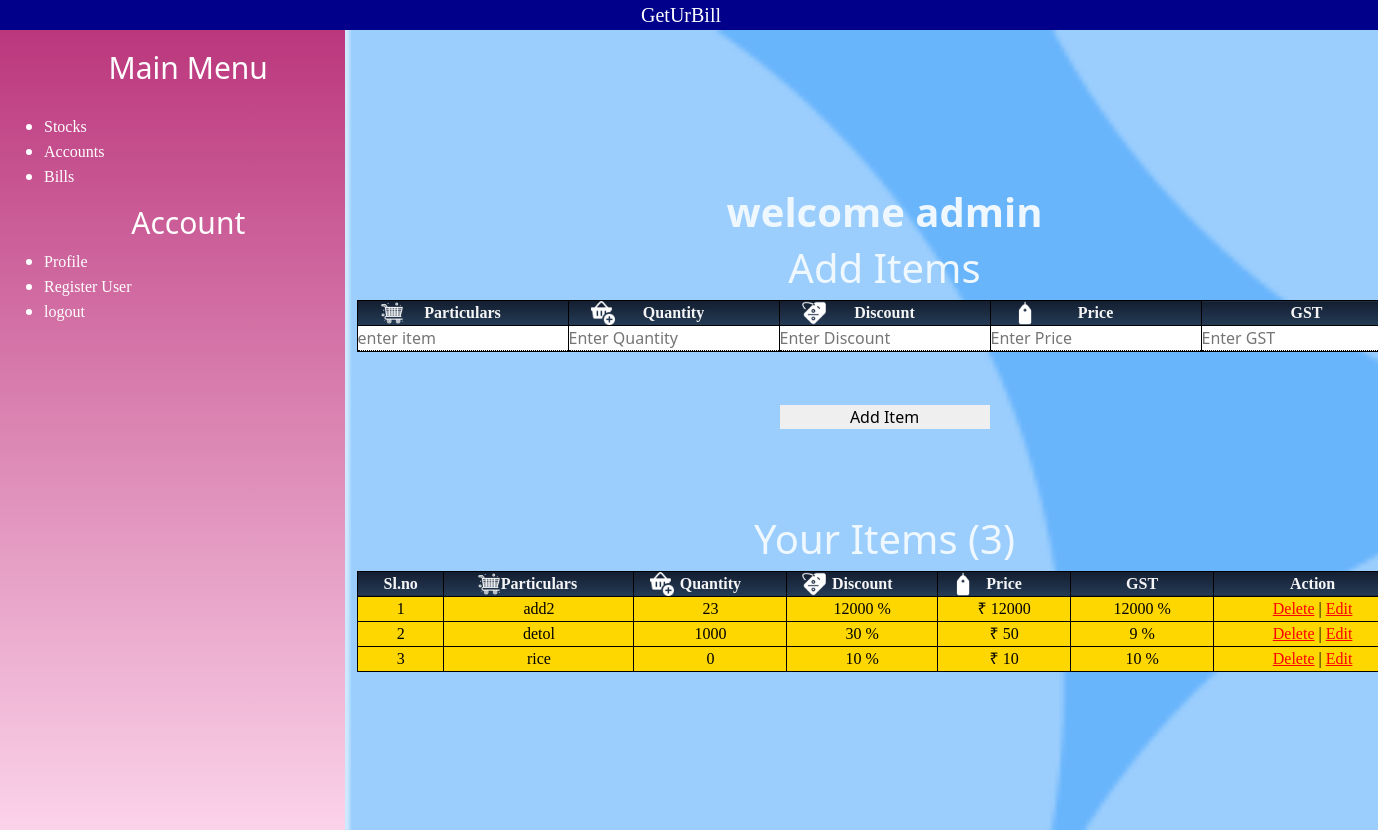
/dashboard/ (signed in), run on an earlier commit of the app's database.
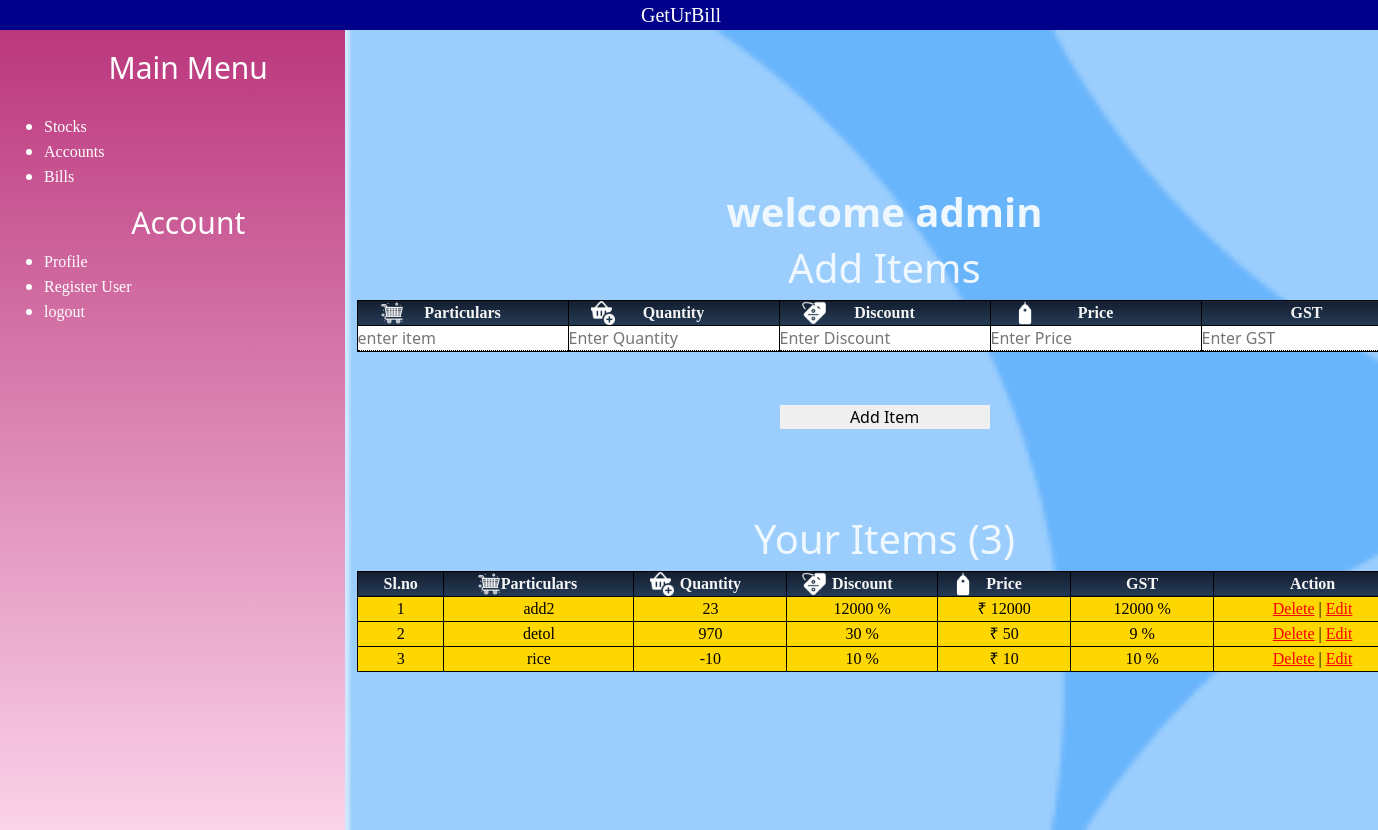
And on a later commit of the database.
### GetUrBill/models.py (models this page shows, shortened)
class Items(models.Model):
    item_id=models.BigAutoField(primary_key=True)
    user=models.ForeignKey(Accounts,on_delete=CASCADE)
    item_name=models.CharField(max_length=100)
    quantity=models.IntegerField(default=0)
    selling_price=models.IntegerField(default=0)
    GST=models.IntegerField(default=9)
    discount=models.IntegerField(default=0)

### GetUrBill/views.py (the view, shortened to what this page needs)
# urls.py: path('dashboard/',views.dashboard),
@login_required
def dashboard(request):
    items=request.user.items_set.all()
    context={"i":items}
    return render(request ,"dashboard.html",context)

### templates/dashboard.html (shortened to what this page needs)
{% extends 'sidebar.html' %}
    {% block body %}
    <h1 class="text-center">
    <strong>welcome {{request.user.shop_name}}</strong></h1>
    <h1 class="text-center">Add Items</h1>
    <form action="/dashboard/" method="post" id="form" name="form">
    <div class="form-group" id="form-group">
        <table>
            <tr>
              <th>Particulars</th>
              <th>Quantity</th>
              <th>Discount</th>
              <th>Price</th>
              <th>GST</th>
            </tr>
            <tr>
                <td><input type="text" name="item_name"id="Particulars" placeholder="enter item" required></td>
                <td><input type="number" name="quantity" id="quantity" placeholder="Enter Quantity" required></td>
                <td><input type="number" name="discount" id="discount"placeholder="Enter Discount" required></td>
                <td><input type="number" name="price" id="price"placeholder="Enter Price" required></td>
                <td><input type="number" name="gst" id="gst"placeholder="Enter GST" required></td>
            </tr>
          </table>
</div>
    <input type="submit" value="Add Item" id="add">
</form>
{% if i %}
<h1 class="text-center">Your Items ({{i.count}})</h1>
<div class="Item">
<table style="width:100%">
    <tr>
        <th>Sl.no</th>
      <th>Particulars</th>
      <th>Quantity</th>
      <th>Discount</th>
      <th>Price</th>
      <th>GST</th>
      <th>Action</th>
    </tr>
    {% for j in i %}
    <tr>
      <td>{{forloop.counter}}</td>
      <td>{{j.item_name}}</td>
      <td>{{j.quantity}}</td>
      <td>{{j.discount}} %</td>
      <td>₹ {{j.selling_price}}</td>
      <td>{{j.GST}} %</td>
      <td><a href="/delete/{{j.item_id}}"onclick="load()">Delete</a> | <a href="/edit/{{j.item_id}}"onclick="load()">Edit</a></td>
    </tr>
    {% endfor %}
  </table>
</div>
   {% else %}
    <p class="text-center">You Do n {ot have any Items.</p>
    {% endif %}
{% endblock body %}

What changed in the data, as far as the page shows it:
changed Items "detol": quantity "1000" → "970"
changed Items "rice": quantity "0" → "-10"
